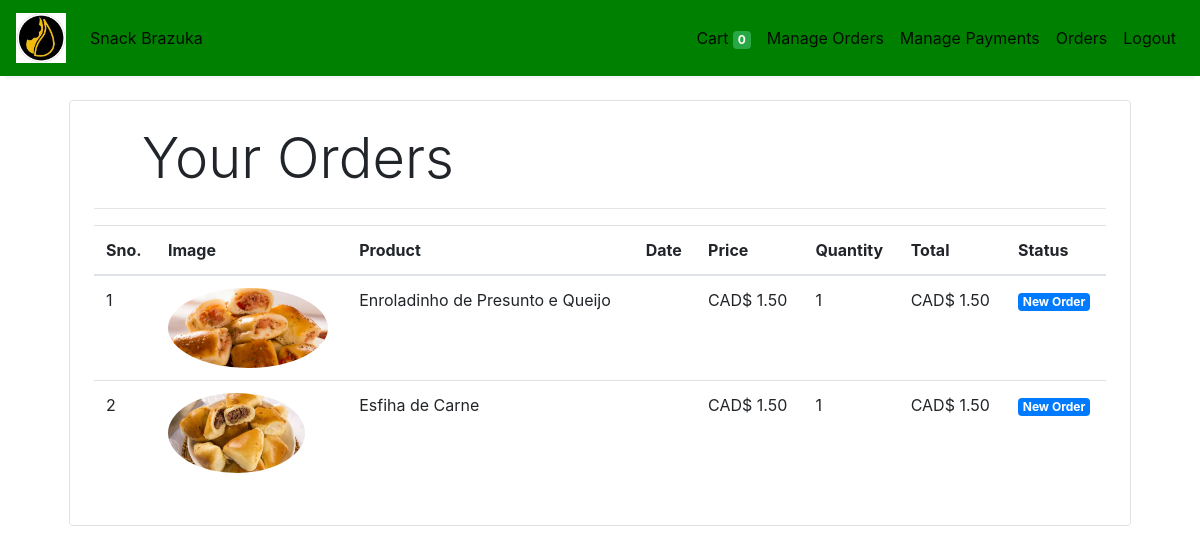
Screenshot of /orders (signed in) with the database file from the repository.
### store/models/orders.py (models this page shows, shortened)
class Order(models.Model):
    id = models.IntegerField(primary_key=True)
    product = models.ForeignKey(Products,on_delete=models.CASCADE)
    customer = models.ForeignKey(Customer,on_delete=models.CASCADE)
    quantity = models.IntegerField(default=1)
    price= models.DecimalField(max_digits=6, decimal_places=2, default=0)
    address = models.CharField (max_length=50, default='', blank=True)
    date_order = models.DateField (default=datetime.datetime.today)
    date_delivery = models.DateField (default=datetime.datetime.today)
    status = models.CharField (max_length=1, default=0)
    @staticmethod
    def get_orders_by_customer(customer_id):
        return Order.objects.filter(customer=customer_id).order_by('-date_delivery')

### store/models/product.py (models this page shows, shortened)
class Products(models.Model):
    id = models.IntegerField(primary_key=True)
    name = models.CharField(max_length=60)
    price= models.DecimalField(max_digits=6, decimal_places=2, default=0)
    category= models.ForeignKey(Category,on_delete=models.CASCADE,default=1 )
    description= models.CharField(max_length=250, default='', blank=True, null= True)
    image= models.ImageField(upload_to='uploads/products/')

### store/middlewares/auth.py (the view)
    def middleware(request):
        returnUrl = request.META['PATH_INFO']
        if not request.session.get('customer'):
           return redirect(f'login?return_url={returnUrl}')
        response = get_response(request)
        return response

### store/templatetags/custom_filter.py (called while the page is built)
@register.filter(name='currency')
def currency(number):
    return "CAD$ "+str(number)

@register.filter(name='multiply')
def multiply(number , number1):
    return number * number1

### store/views/orders.py (called while the page is built)
    def get(self , request ):
        customer = request.session.get('customer')
        orders = Order.get_orders_by_customer(customer)
        return render(request , 'orders.html'  , {'orders' : orders})

### store/templates/orders.html (shortened to what this page needs)
{% extends 'base.html' %}
{% block content %}
{% load cart %}
{% load custom_filter %}
<div class="container">
   <div class="border rounded p-4 m-4">
        <p class="display-4 pl-4 ml-4">Your Orders</p>
        <hr>
        <table class="table">
            <thead>
                <tr>
                    <th>Sno.</th>
                    <th>Image</th>
                    <th>Product</th>
                    <th>Date</th>
                    <th>Price</th>
                    <th>Quantity</th>
                    <th>Total</th>
                    <th>Status</th>
                </tr>
            </thead>
            <tbody>
                {% for order in orders %}
                <tr>
                    <td>{{forloop.counter}}</td>
                    <td><img style="height: 80px;" class="rounded-circle" src="{{order.product.image.url}}" alt=""></td>
                    <td>{{order.product.name}}</td>
                    <td>{{order.date}}</td>
                    <td>{{order.price|currency}}</td>
                    <td>{{order.quantity}}</td>
                    <td>{{order.quantity|multiply:order.price|currency}}</td>
                    {% if order.status == '0' %}
                    <td><small class="badge badge-primary"> New Order </small></td>
                    {% endif %}
                </tr>
                {% endfor %}
            </tbody>
        </table>
   </div>
</div>
{% endblock %}

### rows the page displays
Order: product.image (picture), product.name "Enroladinho de Presunto e Queijo", price "CAD$ 1.50", quantity "1", quantity|multiply "CAD$ 1.50", status "New Order"
Order: product.image (picture), product.name "Esfiha de Carne", price "CAD$ 1.50", quantity "1", quantity|multiply "CAD$ 1.50", status "New Order"

### other values shown
{{ request.session.cart.keys|length }} "0"
